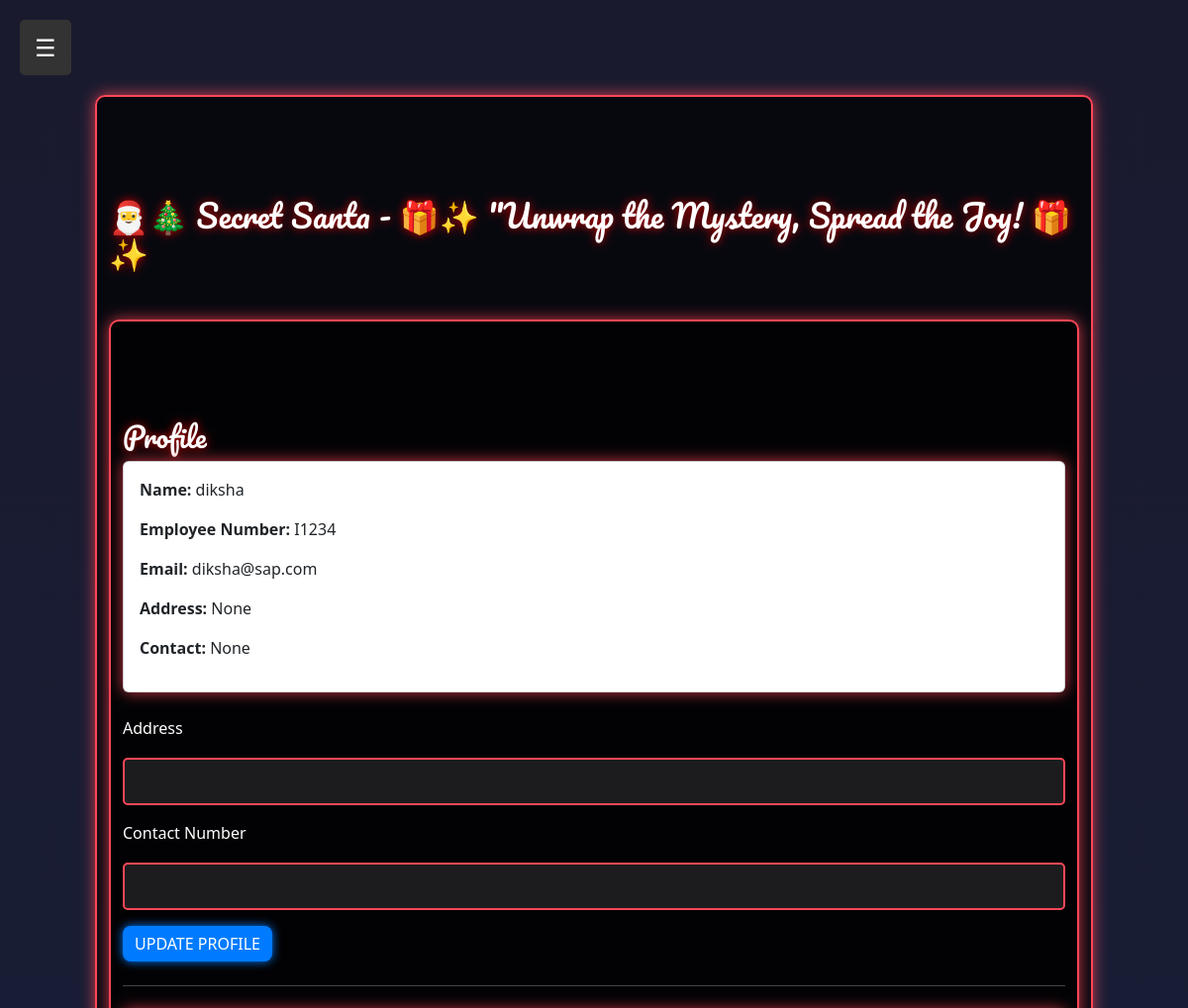
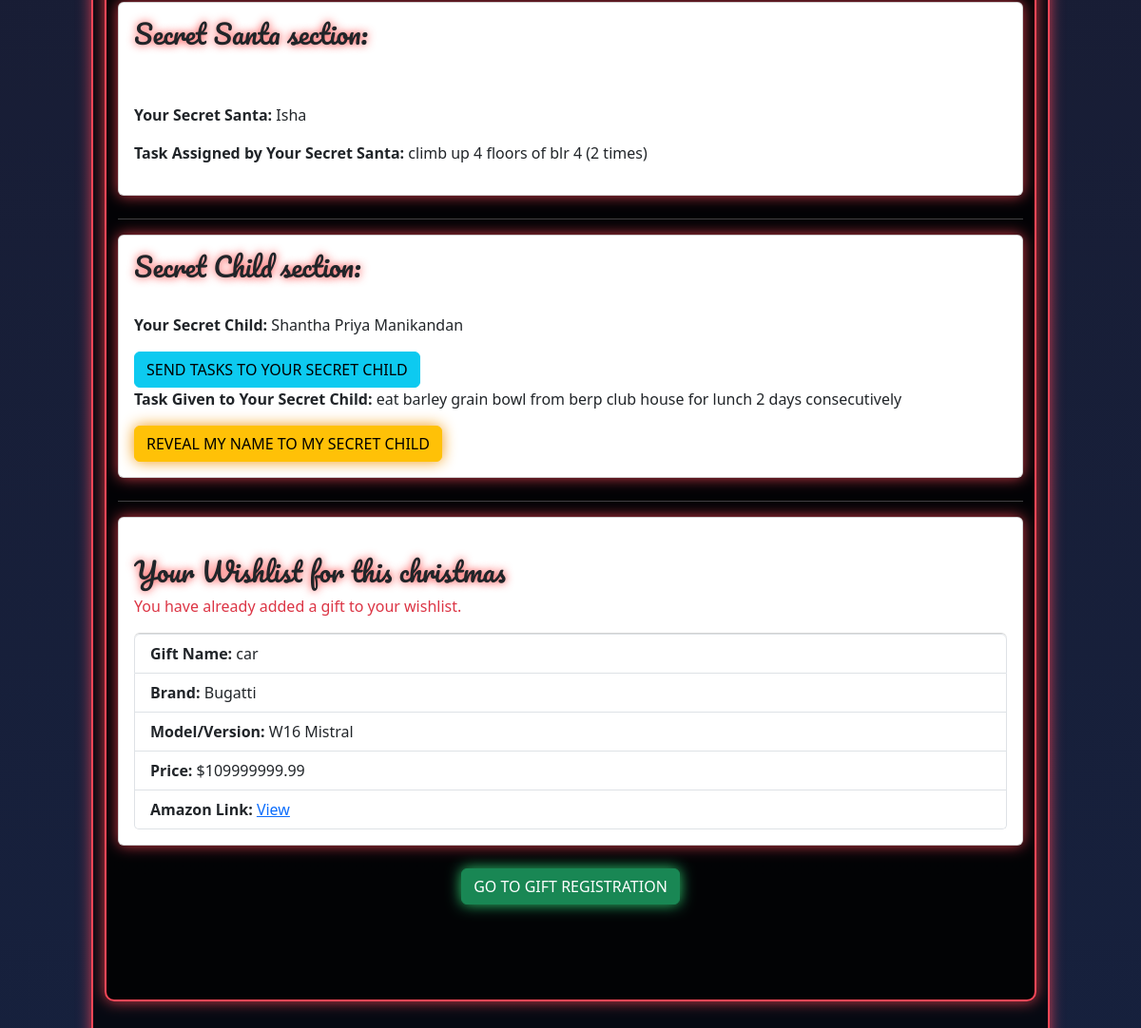
/profile/ (signed in), run on the app's committed database (2 pictures, top to bottom).
### models.py (models this page shows, shortened)
class User(db.Model, UserMixin):
    id = db.Column(db.Integer, primary_key=True)
    name = db.Column(db.String(100), nullable=False)
    employee_number = db.Column(db.String(50), unique=True, nullable=False)
    email = db.Column(db.String(150), unique=True, nullable=False)
    password_hash = db.Column(db.String(255), nullable=False)
    address = db.Column(db.String(255), nullable=True)
    contact = db.Column(db.String(50), nullable=True)
    wishlist_items = db.relationship("Wishlist", back_populates="user", cascade="all, delete-orphan")
    santa_gifts = db.relationship("GiftLock", foreign_keys="GiftLock.santa_id", back_populates="santa", cascade="all, delete-orphan")
    child_gifts = db.relationship("GiftLock", foreign_keys="GiftLock.child_id", back_populates="child", cascade="all, delete-orphan")

class Task(db.Model):
    id = db.Column(db.Integer, primary_key=True)
    santa_id = db.Column(db.Integer, db.ForeignKey("user.id"), nullable=False)
    child_id = db.Column(db.Integer, db.ForeignKey("user.id"), nullable=False)
    task = db.Column(db.String(500), nullable=False)
    completed = db.Column(db.Boolean, default=False)
    santa = db.relationship("User", foreign_keys=[santa_id], backref="tasks_given")
    child = db.relationship("User", foreign_keys=[child_id], backref="tasks_received")

class Wishlist(db.Model):
    id = db.Column(db.Integer, primary_key=True)
    user_id = db.Column(db.Integer, db.ForeignKey("user.id"), nullable=False)
    gift_name = db.Column(db.String(200), nullable=False)
    brand = db.Column(db.String(100), nullable=True)
    model_version = db.Column(db.String(100), nullable=True)
    price = db.Column(db.Float, nullable=True)
    amazon_link = db.Column(db.String(300), nullable=True)
    user = db.relationship("User", back_populates="wishlist_items")
    gift_locks = db.relationship("GiftLock", back_populates="gift", cascade="all, delete-orphan")

### routes/profile.py (the view, shortened to what this page needs)
@profile_bp.route("/", methods=["GET", "POST"])
@login_required
def profile():
    profile_form = ProfileForm()
    wishlist_form = WishlistForm()
    wishlist_gift = Wishlist.query.filter_by(user_id=current_user.id).first()
    gift_lock = GiftLock.query.filter_by(santa_id=current_user.id).first()
    secret_child_name = None
    task_given_to_child = None
    secret_santa = None
    task_received_from_santa = None
    if gift_lock:
        secret_child = User.query.get(gift_lock.child_id)
        secret_child_name = secret_child.name if secret_child else None
        task_given_to_child = Task.query.filter_by(santa_id=current_user.id, child_id=gift_lock.child_id).first()
    received_gift = GiftLock.query.filter_by(child_id=current_user.id).first()
    if received_gift and received_gift.revealed:
        secret_santa = User.query.get(received_gift.santa_id)  # Fetch Secret Santa object
        task_received_from_santa = Task.query.filter_by(santa_id=received_gift.santa_id, child_id=current_user.id).first()
    if request.method == "GET":
        profile_form.address.data = current_user.address
        profile_form.contact.data = current_user.contact
    return render_template("profile.html",
    user=current_user,
    profile_form=profile_form,
    wishlist_form=wishlist_form,
    wishlist_gift=wishlist_gift,
    secret_child_name=secret_child_name,
    task_given_to_child=task_given_to_child,
    gift_lock=gift_lock,
    secret_santa=secret_santa,
    task_received_from_santa=task_received_from_santa)

### routes/forms.py
class ProfileForm(FlaskForm):
    address = StringField("Address", validators=[DataRequired()])
    contact = StringField("Contact Number", validators=[DataRequired()])
    submit = SubmitField("Update Profile")

class WishlistForm(FlaskForm):
    gift_name = StringField("Gift Name", validators=[DataRequired()])
    brand = StringField("Brand", validators=[Optional()])
    model_version = StringField("Model/Version", validators=[Optional()])
    price = DecimalField("Price (in USD)", validators=[Optional()], widget=NumberInput())
    amazon_link = URLField("Amazon Link", validators=[Optional()])
    submit = SubmitField("Add to Wishlist")

### app.py (called while the page is built)
def create_app():
    app = Flask(__name__)
    app.config.from_object(Config)
    app.config['SQLALCHEMY_TRACK_MODIFICATIONS'] = False
    db.init_app(app)
    bcrypt.init_app(app)
    login_manager.init_app(app)
    login_manager.login_view = "auth.login"
    Migrate(app, db)
    app.register_blueprint(auth_bp, url_prefix="/auth")
    app.register_blueprint(profile_bp, url_prefix="/profile")  # ✅ Register profile blueprint
    app.register_blueprint(gifts_bp, url_prefix='/gifts')
    @login_manager.user_loader
    def load_user(user_id):
        return User.query.get(int(user_id))
    return app

### templates/profile.html (shortened to what this page needs)
{% extends "base.html" %}
{% block content %}
<h2>🎅🎄 Secret Santa - 🎁✨ "Unwrap the Mystery, Spread the Joy! 🎁✨</h2>
<div class="container mt-5">
    <h3> Profile </h3>
    <div class="card p-3 mb-4">
        <p><strong>Name:</strong> {{ user.name }}</p>
        <p><strong>Employee Number:</strong> {{ user.employee_number }}</p>
        <p><strong>Email:</strong> {{ user.email }}</p>
        <p><strong>Address:</strong> {{ user.address }}</p>
        <p><strong>Contact:</strong> {{ user.contact }}</p>
    </div>
    <form method="POST" action="{{ url_for('profile_bp.profile') }}">
        <div class="mb-3">
            {{ profile_form.address.label(class="form-label") }}
            {{ profile_form.address(class="form-control") }}
        </div>
        <div class="mb-3">
            {{ profile_form.contact.label(class="form-label") }}
            {{ profile_form.contact(class="form-control") }}
        </div>
        <button name="submit" type="submit" class="btn btn-primary">Update Profile</button>
    </form>
    <hr class="my-4">
    <div class="card p-3 mb-4">
    <h3>Secret Santa section:</h3>
    <br>
    {% if secret_santa %}
    <div class="mt-4">
        <p><strong>Your Secret Santa:</strong> {{ secret_santa.name }}</p>
        {% if task_received_from_santa %}
            <p><strong>Task Assigned by Your Secret Santa:</strong> {{ task_received_from_santa.task }}</p>
        {% else %}
            <p class="text-warning">Your Secret Santa has not assigned a task yet.</p>
        {% endif %}
    </div>
    {% else %}
    <p class="text-warning">Your Secret Santa has not revealed their identity yet.</p>
    {% endif %}
    </div>
    <hr>
    <div class="card p-3 mb-4">
    <h3>Secret Child section:</h3>
    <br>
    {% if secret_child_name %}
        <p><strong>Your Secret Child:</strong> {{ secret_child_name }}</p>
        <form method="POST" action="{{ url_for('profile_bp.send_task_to_secret_child') }}">
            <button type="submit" class="btn btn-info">Send Tasks to Your Secret Child</button>
        </form>
        {% if task_given_to_child %}
            <p><strong>Task Given to Your Secret Child:</strong> {{ task_given_to_child.task }}</p>
        {% endif %}
        <form method="POST" action="{{ url_for('profile_bp.reveal_secret_santa') }}">
            <button type="submit" class="btn btn-warning">Reveal My Name to My Secret Child</button>
        </form>
    {% else %}
        <p class="text-danger">You have not locked a gift yet. Go to the Gift Registration page to lock a gift.</p>
    {% endif %}
    </div>
    <hr>
    <div class="card p-3 mb-4">
    <h3 class="mt-4">Your Wishlist for this christmas </h3>
    {% if wishlist_gift %}
        <p class="text-danger">You have already added a gift to your wishlist.</p>
        <ul class="list-group">
            <li class="list-group-item"><strong>Gift Name:</strong> {{ wishlist_gift.gift_name }}</li>
            {% if wishlist_gift.brand %}
                <li class="list-group-item"><strong>Brand:</strong> {{ wishlist_gift.brand }}</li>
            {% endif %}
            {% if wishlist_gift.model_version %}
                <li class="list-group-item"><strong>Model/Version:</strong> {{ wishlist_gift.model_version }}</li>
            {% endif %}
            {% if wishlist_gift.price %}
                <li class="list-group-item"><strong>Price:</strong> ${{ wishlist_gift.price }}</li>
            {% endif %}
            {% if wishlist_gift.amazon_link %}
                <li class="list-group-item"><strong>Amazon Link:</strong>
                    <a href="{{ wishlist_gift.amazon_link }}" target="_blank">View</a>
                </li>
            {% endif %}
        </ul>
    {% endif %}
    </div>
    <div class="mt-4 text-center">
        <a href="{{ url_for('gifts.view_gift_pool') }}" class="btn btn-success">Go to Gift Registration</a>
    </div>
</div>
{% endblock %}

### static/style.css (style rules this page uses)
body { background: linear-gradient(to bottom, #1a1a2e, #16213e); color: white; font-family: 'Poppins', sans-serif; text-align: center; overflow-x: hidden; padding: 8%; }
body::before { content: ""; position: fixed; top: 0; left: 0; width: 100%; height: 100%; background: url('https://cdn.pixabay.com/photo/2017/12/09/18/24/snow-3005933_1280.png') repeat; opacity: 0.1; z-index: -1; }
h2, h3 { font-family: 'Pacifico', cursive; text-shadow: 0px 0px 10px rgba(255, 0, 0, 0.8); }
.btn { padding: 10px 20px; font-size: 18px; font-weight: bold; text-transform: uppercase; border: none; border-radius: 5px; cursor: pointer; transition: 0.3s; }
.btn-primary { background: #ff4757; color: white; box-shadow: 0px 0px 15px #ff4757; }
.btn-success { background: #2ecc71; color: white; box-shadow: 0px 0px 15px #2ecc71; }
.btn-warning { background: #f39c12; color: white; box-shadow: 0px 0px 15px #f39c12; }
.card,.container { background: rgba(0, 0, 0, 0.7); color: white; border: 2px solid #ff4757; box-shadow: 0px 0px 15px rgba(255, 71, 87, 0.8); padding: 100px; border-radius: 10px; }
input[type="text"], input[type="email"], input[type="password"], input[type="number"], input[type="url"], textarea { width: 100%; padding: 10px; margin: 10px 0; border-radius: 5px; border: 2px solid #ff4757; background: rgba(255, 255, 255, 0.1); color: white; font-size: 16px; }
.btn.btn-primary { background-color: #007bff; border: none; color: white; border-radius: 8px; cursor: pointer; transition: 0.3s ease-in-out; box-shadow: 0 0 10px #007bff; }

### data on the page
User: name "diksha", employee_number "I1234", email "diksha@sap.com", address "None", contact "None"
User: name "Isha"
Task: task "climb up 4 floors of blr 4 (2 times)"
User: name "Shantha Priya Manikandan"
Task: task "eat barley grain bowl from berp club house for lunch 2 days consecutively"
Wishlist: gift_name "car", brand "Bugatti", model_version "W16 Mistral", price "109999999.99"

### other printed values
{{ profile_form.address.label(class="form-label") }} "Address"
{{ profile_form.contact.label(class="form-label") }} "Contact Number"
